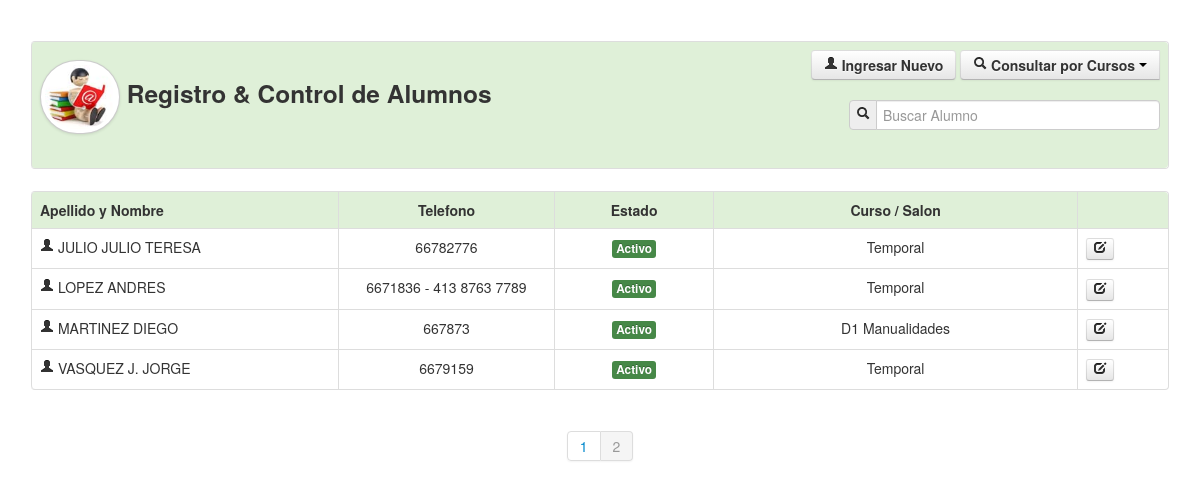
Page /alumnos.php?pag=2 (signed in) on the committed database.
### tables this page shows
CREATE TABLE IF NOT EXISTS `alumnos` (
  `id` int(11) NOT NULL AUTO_INCREMENT,
  `nombre` varchar(255) NOT NULL,
  `apellido` varchar(255) NOT NULL,
  `nit` varchar(255) NOT NULL,
  `telefono` varchar(255) NOT NULL,
  `fechan` date NOT NULL,
  `folio` varchar(255) NOT NULL,
  `curso` varchar(255) NOT NULL,
  `estado` varchar(255) NOT NULL,
  PRIMARY KEY (`id`)
);

CREATE TABLE IF NOT EXISTS `salones` (
  `id` int(11) NOT NULL AUTO_INCREMENT,
  `nombre` varchar(255) NOT NULL,
  `curso` varchar(255) NOT NULL,
  `estado` varchar(255) NOT NULL,
  PRIMARY KEY (`id`)
);

### php_conexion.php (called while the page is built, shortened)
<?php
	function limpiar($tags){
		$tags = strip_tags($tags);
		$tags = stripslashes($tags);
		$tags = htmlentities($tags);
		$tags = mysql_real_escape_string($tags);
		return $tags;
	}
?>

### Class/class_alumnos.php (called while the page is built, shortened)
<?php
class Consultar_Salones{
	private $fetch;
	function __construct($codigo){
		$this->consulta = mysql_query("SELECT * FROM salones WHERE id='$codigo'");
		$this->fetch = mysql_fetch_array($this->consulta);
	}
	function consultar($campo){
		return $this->fetch[$campo];
	}
}
?>

### alumnos.php (the view, shortened to what this page needs)
<?php
		include_once('php_conexion.php');
		include_once('Class/funciones.php');
		include_once('Class/class_alumnos.php');
		$maximo=5;
		if(!empty($_GET['pag'])){
			$pag=limpiar($_GET['pag']);
		}else{
			$pag=1;
		}
		$inicio=($pag-1)*$maximo;
			$cans=mysql_query("SELECT COUNT(nombre)as total FROM alumnos");
			if($dat=mysql_fetch_array($cans)){
				$total=$dat['total'];
			}
?>
<!DOCTYPE html>
<html lang="en">
<head>
    <link href="css/bootstrap.css" rel="stylesheet">
    <link href="css/bootstrap-responsive.css" rel="stylesheet">
    <link href="css/docs.css" rel="stylesheet">
    <link href="js/google-code-prettify/prettify.css" rel="stylesheet">
</head>
<body data-spy="scroll" data-target=".bs-docs-sidebar">
<div align="center">
    <table width="95%" border="0">
      <tr>
        <td>
       	  <table class="table table-bordered">
              <tr class="success">
                <td>
                    <div class="row-fluid">
                      <div class="span6">
                        	<h3><img src="img/icono_alumno.jpg" class="img-circle img-polaroid" width="70" height="65">
                        	Registro & Control de Alumnos</h3>
                      </div>
                      <div class="span6">
                      	<div align="right">
                       	<a href="#nuevo" role="button" class="btn" data-toggle="modal">
                            	<strong><i class="icon-user"></i> Ingresar Nuevo</strong>
                        </a>
                        <div class="btn-group">
                            <button class="btn" data-toggle="dropdown">
                            	<i class="icon-search"></i> <strong>Consultar por Cursos</strong> <span class="caret"></span>
                            </button>
                        </div>
                        <br><br>
                        <form name="form1" method="post" action="">
                            <div class="input-prepend">
                                <span class="add-on"><i class="icon-search"></i></span>
                                <input name="bus" type="text" placeholder="Buscar Alumno" class="input-xlarge" autocomplete="off">
                            </div>
                        </form>
                        </div>
                      </div>
                    </div>
                </td>
              </tr>
            </table>
        </td>
      </tr>
      <tr>
        <td>
        	<table class="table table-bordered table table-hover">
              <tr class="success">
                <td width="27%"><strong>Apellido y Nombre</strong></td>
                <td width="19%"><center><strong>Telefono</strong></center></td>
                <td width="14%"><center><strong>Estado</strong></center></td>
                <td width="32%"><center><strong>Curso / Salon</strong></center></td>
                <td width="8%">&nbsp;</td>
              </tr>
              <?php
			  	if(empty($_GET['cursos'])){
					if(empty($_POST['bus'])){
						$sql="SELECT * FROM alumnos ORDER BY apellido LIMIT $inicio, $maximo";
					}else{
						$bus=limpiar($_POST['bus']);
						$sql="SELECT * FROM alumnos WHERE nombre LIKE '$bus%' or apellido LIKE '$bus%' or nit='$bus' ORDER BY apellido LIMIT $inicio, $maximo";
					}
				}
			  	$can=mysql_query($sql);
				while($dato=mysql_fetch_array($can)){
					$salones = new Consultar_Salones($dato['curso']);
			  ?>
                  <tr>
                    <td><i class="icon-user"></i> <?php echo trim($dato['apellido']).' '.trim($dato['nombre']); ?></td>
                    <td><center><?php echo $dato['telefono']; ?></center></td>
                    <td>
                    	<center>
                        <a href="alumnos.php?estado=<?php echo $dato['id']; ?>" title="Cambiar Estado">
							<?php echo estado($dato['estado']); ?>
                        </a>
                        </center>
                    </td>
                    <td><center><?php echo $salones->consultar('nombre'); ?></center></td>
                    <td>
                    	<a href="#actualizar<?php echo $dato['id']; ?>" role="button" class="btn btn-mini" data-toggle="modal" title="Actualizar Informacion">
                    		<i class="icon-edit"></i>
                        </a>
                    </td>
                  </tr>
              <?php } ?>
            </table>
        </td>
      </tr>
    </table>
    <div class="pagination">
        <ul>
        	<?php
			if(empty($_GET['cursos']) and empty($_POST['bus'])){
				$tp = ceil($total/$maximo);
         		for	($n=1; $n<=$tp ; $n++){
					if($pag==$n){
						echo '<li class="active"><a href="alumnos.php?pag='.$n.'">'.$n.'</a></li>';
					}else{
						echo '<li><a href="alumnos.php?pag='.$n.'">'.$n.'</a></li>';
					}
				}
			}
			?>
        </ul>
    </div>
</div>
</body>
</html>

### Class/funciones.php (shortened to what this page needs)
<?php
	function estado($estado){
		if($estado=='s'){
			return '<span class="label label-success">Activo</span>';
		}else{
			return '<span class="label label-important">No Activo</span>';
		}
	}
?>

### css/docs.css (style rules this page uses)
body { position: relative; padding-top: 40px; }

### rows in the picture
alumnos: apellido "JULIO JULIO", nombre "TERESA", telefono "66782776", estado "Activo", salones.nombre "Temporal"
alumnos: apellido "LOPEZ", nombre "ANDRES", telefono "6671836 - 413 8763 7789", estado "Activo", salones.nombre "Temporal"
alumnos: apellido "MARTINEZ", nombre "DIEGO", telefono "667873", estado "Activo", salones.nombre "D1 Manualidades"
alumnos: apellido "VASQUEZ J.", nombre "JORGE", telefono "6679159", estado "Activo", salones.nombre "Temporal"
